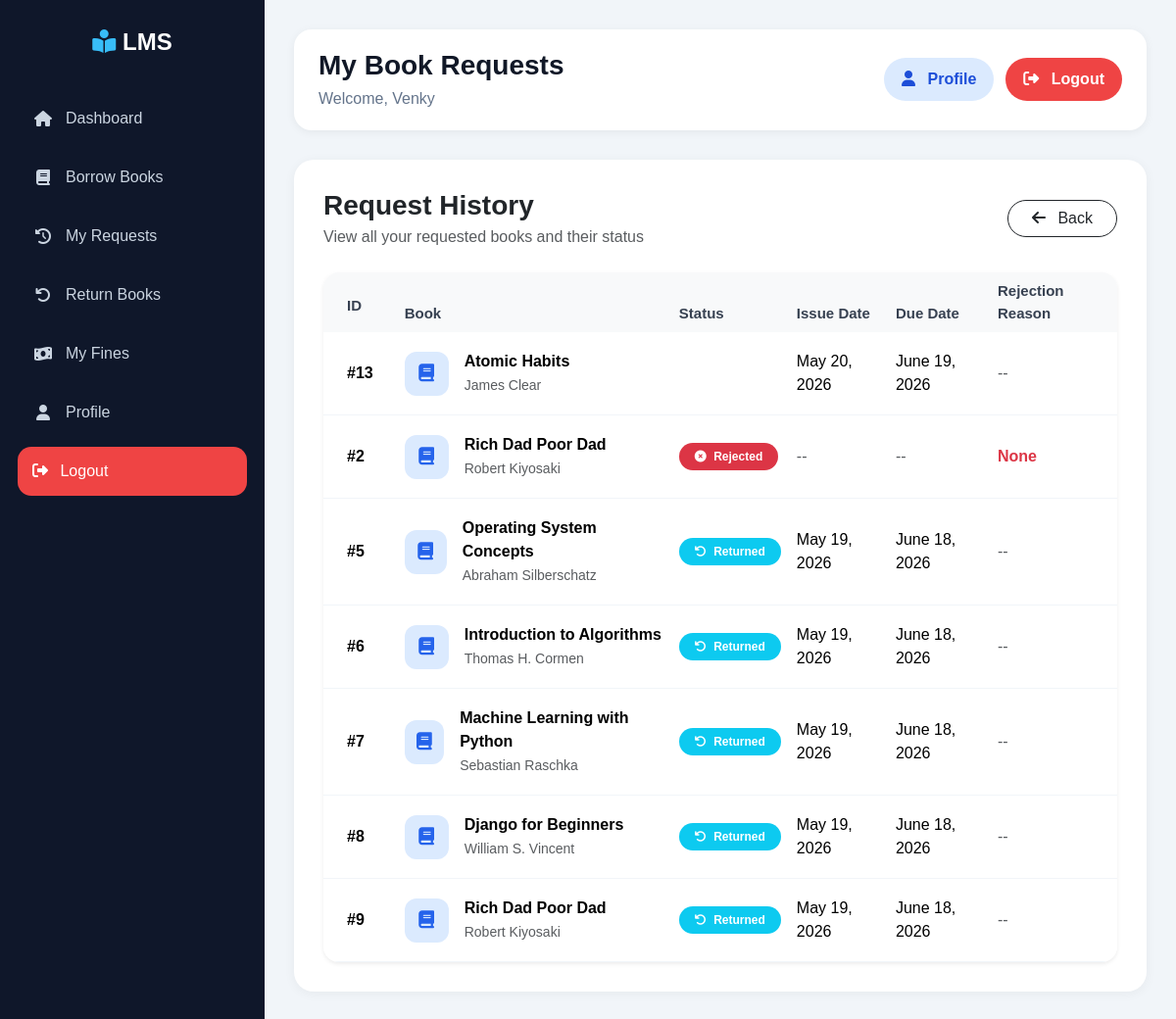
The page /teacher/my-requests/ (signed in) on the database its author committed.
### accounts/models.py (models this page shows, shortened)
class CustomUser(AbstractUser):
    ROLE_CHOICES = (
        ('student', 'Student'),
        ('teacher', 'Teacher'),
        ('librarian', 'Librarian'),
    )
    role = models.CharField(max_length=20, choices=ROLE_CHOICES)

### issue/models.py (models this page shows, shortened)
class IssueBook(models.Model):
    STATUS_CHOICES = [
        ('pending', 'Pending'),
        ('approved', 'Approved'),
        ('rejected', 'Rejected'),
        ('return_requested', 'Return Requested'),
        ('returned', 'Returned'),
        ('damaged', 'Damaged'),
        ('lost', 'Lost'),
    ]
    user = models.ForeignKey(
        CustomUser,
        on_delete=models.CASCADE
    )
    book = models.ForeignKey(
        Book,
        on_delete=models.CASCADE
    )
    status = models.CharField(
        max_length=30,
        choices=STATUS_CHOICES,
        default='pending'
    )
    request_date = models.DateField(
        auto_now_add=True
    )
    issue_date = models.DateField(
        null=True,
        blank=True
    )
    due_date = models.DateField(
        null=True,
        blank=True
    )
    rejection_reason = models.TextField(
        blank=True,
        null=True
    )
    return_reason = models.TextField(
        blank=True,
        null=True
    )

### books/models.py (models this page shows, shortened)
class Book(models.Model):
    title = models.CharField(
        max_length=200
    )
    author = models.CharField(
        max_length=150
    )
    isbn = models.CharField(
        max_length=20,
        unique=True
    )
    category = models.ForeignKey(
        Category,
        on_delete=models.CASCADE
    )
    price = models.DecimalField(
        max_digits=10,
        decimal_places=2,
        default=0
    )
    quantity = models.PositiveIntegerField(
        default=1
    )
    available = models.PositiveIntegerField(
        default=1
    )
    description = models.TextField(
        blank=True,
        null=True
    )
    added_on = models.DateTimeField(
        auto_now_add=True
    )

### teacher/views.py (the view)
@login_required
def teacher_my_requests(request):
    requests = IssueBook.objects.filter(
        user=request.user
    ).order_by('-request_date')
    return render(
        request,
        'teacher/my_requests.html',
        {
            'requests': requests
        }
    )

### teacher/templates/teacher/my_requests.html (shortened to what this page needs)
{% extends 'base.html' %}
{% block page_title %}
    My Book Requests
{% endblock %}
{% block content %}
<div class="d-flex justify-content-between align-items-center mb-4 flex-wrap gap-3">
    <div>
        <h3 class="fw-bold text-dark mb-1">
            Request History
        </h3>
        <p class="text-muted mb-0">
            View all your requested books and their status
        </p>
    </div>
    <a href="/student/dashboard/"
       class="btn btn-outline-dark rounded-pill px-4">
        <i class="fa-solid fa-arrow-left me-2"></i>
        Back
    </a>
</div>
<div class="card border-0 shadow-sm rounded-4 overflow-hidden">
    <div class="card-body p-0">
        <div class="table-responsive">
            <table class="table align-middle mb-0">
                <thead class="table-light">
                    <tr>
                        <th class="px-4 py-3">
                            ID
                        </th>
                        <th>
                            Book
                        </th>
                        <th>
                            Status
                        </th>
                        <th>
                            Issue Date
                        </th>
                        <th>
                            Due Date
                        </th>
                        <th>
                            Rejection Reason
                        </th>
                    </tr>
                </thead>
                <tbody>
                    {% for item in requests %}
                    <tr>
                        <td class="px-4 fw-bold">
                            #{{ item.id }}
                        </td>
                        <td>
                            <div class="d-flex align-items-center gap-3">
                                <div class="book-icon">
                                    <i class="fa-solid fa-book"></i>
                                </div>
                                <div>
                                    <div class="fw-semibold">
                                        {{ item.book.title }}
                                    </div>
                                    <small class="text-muted">
                                        {{ item.book.author }}
                                    </small>
                                </div>
                            </div>
                        </td>
                        <td>
                            {% if item.status == 'pending' %}
                                <span class="badge bg-warning text-dark rounded-pill px-3 py-2">
                                    <i class="fa-solid fa-clock me-1"></i>
                                    Pending
                                </span>
                            {% elif item.status == 'approved' %}
                                <span class="badge bg-success rounded-pill px-3 py-2">
                                    <i class="fa-solid fa-circle-check me-1"></i>
                                    Approved
                                </span>
                            {% elif item.status == 'rejected' %}
                                <span class="badge bg-danger rounded-pill px-3 py-2">
                                    <i class="fa-solid fa-circle-xmark me-1"></i>
                                    Rejected
                                </span>
                            {% elif item.status == 'returned' %}
                                <span class="badge bg-info rounded-pill px-3 py-2">
                                    <i class="fa-solid fa-arrow-rotate-left me-1"></i>
                                    Returned
                                </span>
                            {% endif %}
                        </td>
                        <td>
                            {% if item.issue_date %}
                                {{ item.issue_date }}
                            {% else %}
                                <span class="text-muted">
                                    --
                                </span>
                            {% endif %}
                        </td>
                        <td>
                            {% if item.due_date %}
                                {{ item.due_date }}
                            {% else %}
                                <span class="text-muted">
                                    --
                                </span>
                            {% endif %}
                        </td>
                        <td>
                            {% if item.status == 'rejected' %}
                                <span class="text-danger fw-semibold">
                                    {{ item.rejection_reason }}
                                </span>
                            {% else %}
                                <span class="text-muted">
                                    --
                                </span>
                            {% endif %}
                        </td>
                    </tr>
                    {% endfor %}
                </tbody>
            </table>
        </div>
    </div>
</div>
{% endblock %}

### templates/base.html (shortened to what this page needs)
<!doctype html>
<html lang="en">
<head>
    <link
        href="https://cdn.jsdelivr.net/npm/bootstrap@5.3.3/dist/css/bootstrap.min.css"
        rel="stylesheet"
    />
    <link
        rel="stylesheet"
        href="https://cdnjs.cloudflare.com/ajax/libs/font-awesome/6.5.1/css/all.min.css"
    />
</head>
<body>
    <div class="main-container">
        <div class="sidebar" id="sidebar">
            <div class="logo">
                <i class="fa-solid fa-book-open-reader"></i>
                <span class="text"> LMS </span>
            </div>
            <ul>
                {% if request.user.role == 'teacher' %}
                <li>
                    <a href="/teacher/dashboard/">
                        <i class="fa-solid fa-house"></i>
                        <span class="text">Dashboard</span>
                    </a>
                </li>
                <li>
                    <a href="/teacher/books/">
                        <i class="fa-solid fa-book"></i>
                        <span class="text">Borrow Books</span>
                    </a>
                </li>
                <li>
                    <a href="/teacher/my-requests/">
                        <i class="fa-solid fa-clock-rotate-left"></i>
                        <span class="text">My Requests</span>
                    </a>
                </li>
                <li>
                    <a href="/teacher/return-books/">
                        <i class="fa-solid fa-arrow-rotate-left"></i>
                        <span class="text">Return Books</span>
                    </a>
                </li>
                <li>
                    <a href="/teacher/fines/">
                        <i class="fa-solid fa-money-bill-wave"></i>
                        <span class="text"> My Fines </span>
                    </a>
                </li>
                <li>
                    <a href="{% url 'profile' %}">
                        <i class="fa-solid fa-user"></i>
                        <span class="text">Profile</span>
                    </a>
                </li>
                {% endif %}
                <li>
                    <form method="POST"
                          action="{% url 'logout' %}">
                        <button type="submit"
                                class="logout-btn-side">
                            <i class="fa-solid fa-right-from-bracket me-2"></i>
                            <span class="text"> Logout </span>
                        </button>
                    </form>
                </li>
            </ul>
        </div>
        <div class="content">
            <div class="topbar">
                <div class="topbar-left">
                    <h3>
                        {% block page_title %}{% endblock %}
                    </h3>
                    <p>
                        Welcome, {{ request.user.username }}
                    </p>
                </div>
                <div class="topbar-right">
                    <a href="{% url 'profile' %}"
                       class="profile-btn">
                        <i class="fa-solid fa-user me-2"></i>
                        Profile
                    </a>
                    <form method="POST"
                          action="{% url 'logout' %}"
                          class="m-0">
                        <button type="submit"
                                class="logout-btn">
                            <i class="fa-solid fa-right-from-bracket me-2"></i>
                            Logout
                        </button>
                    </form>
                </div>
            </div>
            <div class="page-content">
                {% block content %}
                {% endblock %}
            </div>
        </div>
    </div>
</body>
</html>

### templates/base.html (style rules this page uses)
* { margin:0; padding:0; box-sizing:border-box; font-family:Arial, Helvetica, sans-serif; }
body { background:#f1f5f9; overflow-x:hidden; }
.main-container { display:flex; min-height:100vh; }
.sidebar { width:270px; background:#0f172a; color:white; position:fixed; top:0; left:0; bottom:0; padding:25px 18px; overflow-y:auto; z-index:1000; transition:0.3s; }
.logo { font-size:24px; font-weight:bold; text-align:center; margin-bottom:35px; color:white; }
.logo i { color:#38bdf8; }
.sidebar ul { list-style:none; padding-left:0; }
.sidebar ul li { margin-bottom:10px; }
.sidebar ul li a { display:flex; align-items:center; gap:12px; text-decoration:none; color:#cbd5e1; padding:13px 15px; border-radius:14px; transition:0.3s; }
.sidebar ul li a i { width:22px; text-align:center; }
.logout-btn-side { width:100%; border:none; background:#ef4444; color:white; padding:13px 15px; border-radius:14px; text-align:left; transition:0.3s; }
.content { margin-left:270px; width:calc(100% - 270px); padding:30px; transition:0.3s; }
.topbar { background:white; padding:20px 25px; border-radius:18px; display:flex; justify-content:space-between; align-items:center; margin-bottom:30px; box-shadow:0 2px 10px rgba(0,0,0,0.06); flex-wrap:wrap; gap:15px; }
.topbar-left h3 { margin-bottom:5px; font-weight:700; color:#111827; }
.topbar-left p { margin:0; color:#64748b; }
.topbar-right { display:flex; align-items:center; gap:12px; flex-wrap:wrap; }
.profile-btn { text-decoration:none; background:#dbeafe; color:#1d4ed8; padding:10px 18px; border-radius:30px; font-weight:600; transition:0.3s; }
.logout-btn { border:none; background:#ef4444; color:white; padding:10px 18px; border-radius:30px; font-weight:600; transition:0.3s; }
.page-content { background:white; border-radius:20px; padding:30px; min-height:500px; box-shadow:0 2px 12px rgba(0,0,0,0.05); }
.table-responsive { width:100%; overflow-x:auto; }

### teacher/templates/teacher/my_requests.html (style rules this page uses)
.table { margin-bottom:0; }
.table thead th { font-size:15px; font-weight:600; color:#374151; border:none; }
.table tbody tr { transition:0.3s; }
.table tbody td { vertical-align:middle; padding-top:18px; padding-bottom:18px; border-color:#f1f5f9; }
.book-icon { width:45px; height:45px; border-radius:12px; background:#dbeafe; color:#2563eb; display:flex; align-items:center; justify-content:center; font-size:18px; }

### rows shown on the page
CustomUser: user.username "Venky"
IssueBook: id "13", book "Atomic Habits", book.author "James Clear", issue_date "May 20, 2026", due_date "June 19, 2026"
IssueBook: id "2", book "Rich Dad Poor Dad", book.author "Robert Kiyosaki", status "rejected" (drawn), rejection_reason "None"
IssueBook: id "5", book "Operating System Concepts", book.author "Abraham Silberschatz", status "returned" (drawn), issue_date "May 19, 2026", due_date "June 18, 2026"
IssueBook: id "6", book "Introduction to Algorithms", book.author "Thomas H. Cormen", status "returned" (drawn), issue_date "May 19, 2026", due_date "June 18, 2026"
IssueBook: id "7", book "Machine Learning with Python", book.author "Sebastian Raschka", status "returned" (drawn), issue_date "May 19, 2026", due_date "June 18, 2026"
IssueBook: id "8", book "Django for Beginners", book.author "William S. Vincent", status "returned" (drawn), issue_date "May 19, 2026", due_date "June 18, 2026"
IssueBook: id "9", book "Rich Dad Poor Dad", book.author "Robert Kiyosaki", status "returned" (drawn), issue_date "May 19, 2026", due_date "June 18, 2026"
